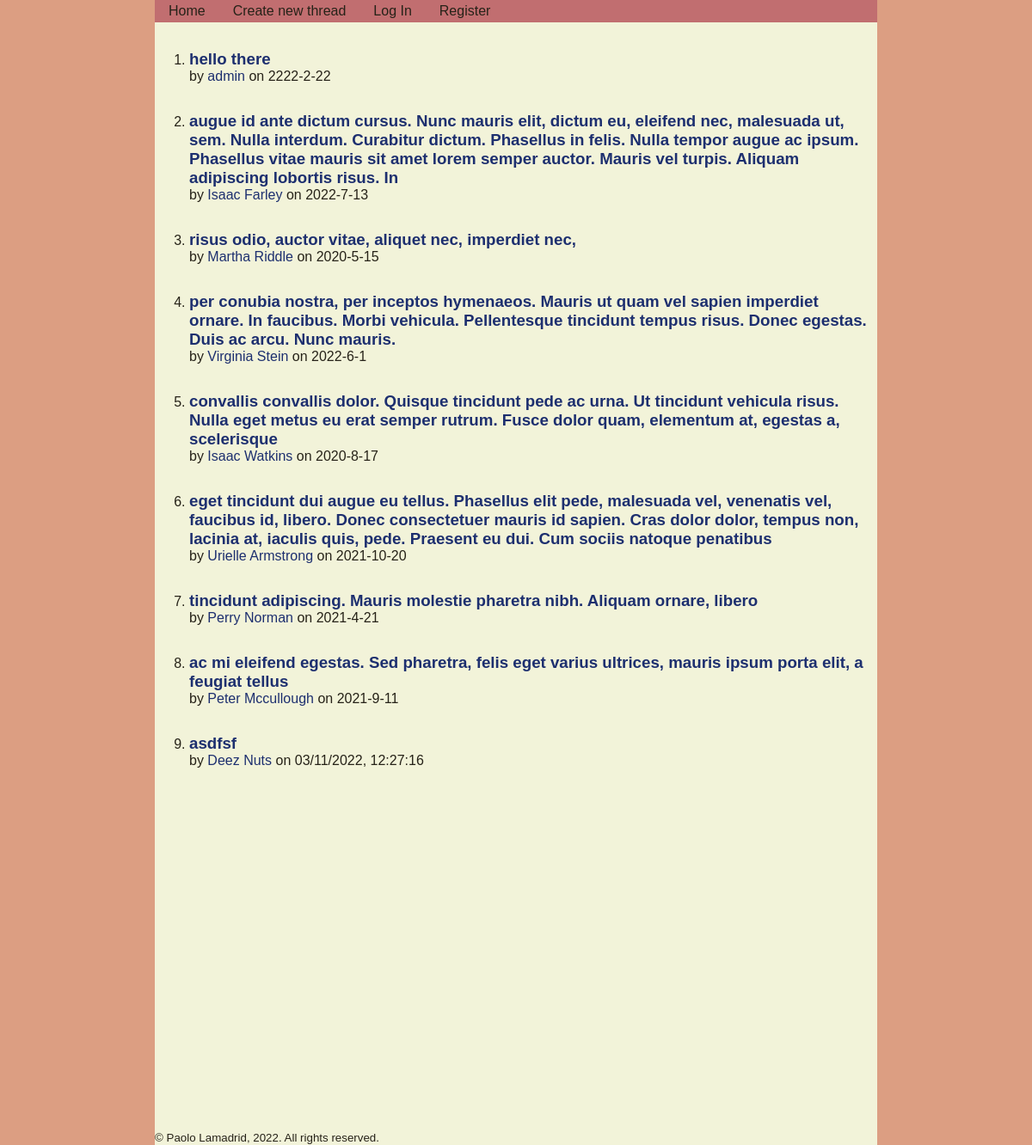
Before: / with the older database file.
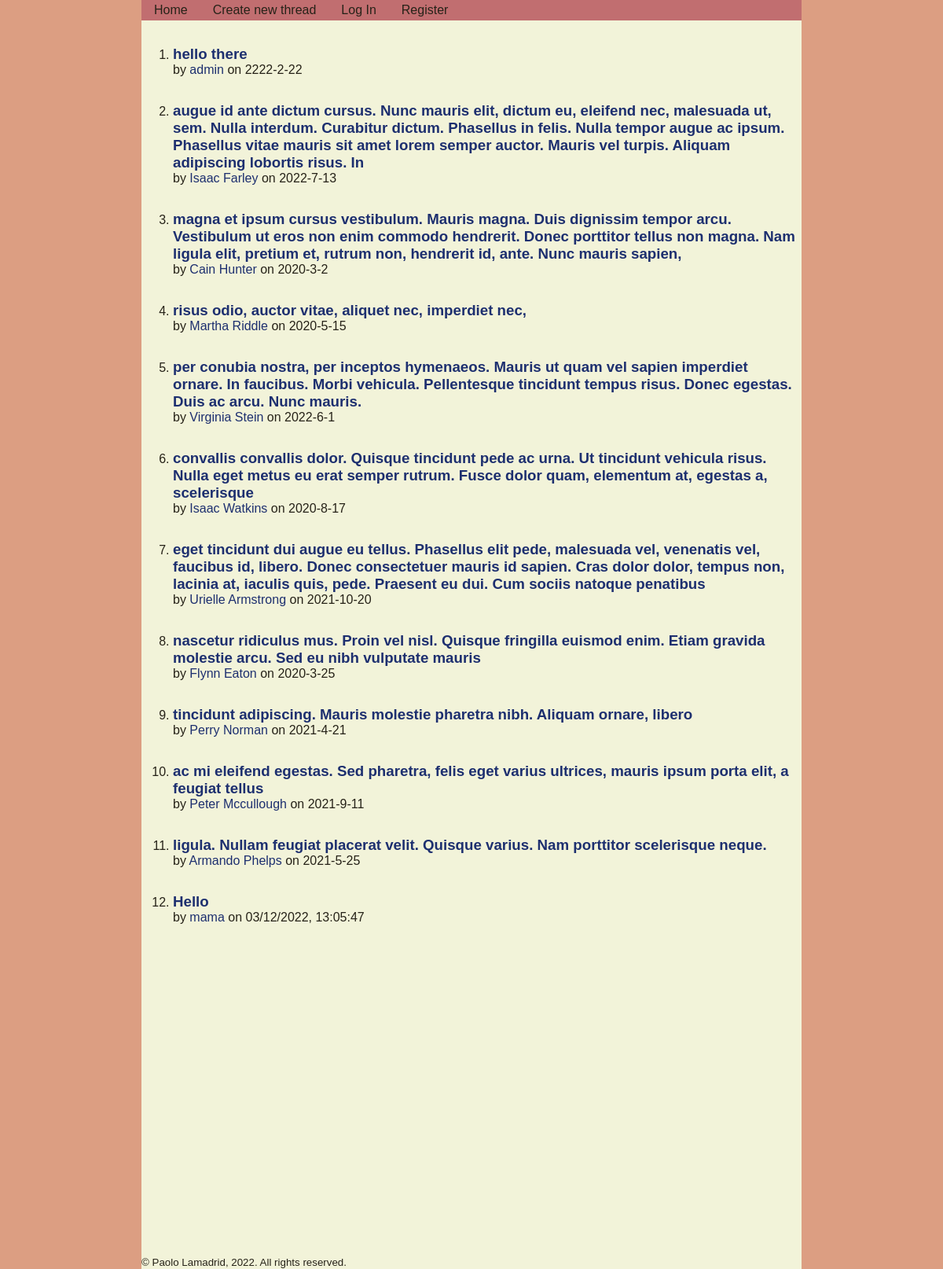
After: the same page with the newer database file.
### tables this page shows
CREATE TABLE threads
(
    thread_id INTEGER PRIMARY KEY AUTOINCREMENT,
    title TEXT NOT NULL,
    body TEXT NOT NULL,
    date_created TEXT NOT NULL,
    user_poster TEXT NOT NULL
);

### app.py (the view)
@app.route("/", methods=["GET", "POST"])
def index():
    db = get_db()
    threads = db.execute("""
        SELECT * FROM threads;
    """).fetchall()
    return render_template("index.html", threads=threads)

### app.py (called while the page is built)
@app.before_request
def load_logged_in_user():
    g.user = session.get("username", None)
    g.is_admin = session.get("is_admin", False)

### database.py (called while the page is built)
def get_db():
    if "db" not in g:
        g.db = sqlite3.connect(DATABASE,
            detect_types=sqlite3.PARSE_DECLTYPES
        )
        g.db.row_factory = sqlite3.Row
    return g.db

### templates/index.html (shortened to what this page needs)
{% extends 'base.html' %}
{% block main_content %}
<ol>
{% for thread in threads %}
    <li class="thread_thumbnail">
        <h3>
            <a href="{{ url_for('thread', thread_id=thread['thread_id']) }}">
                {{ thread["title"] }}
            </a>
        </h3>
        <p>
            by <a href="{{ url_for('user_profile', username=thread['user_poster']) }}">{{ thread["user_poster"] }}</a> on {{ thread["date_created"] }}
        </p>
    </li>
{% endfor %}
</ol>
{% endblock %}

### templates/base.html (shortened to what this page needs)
<!DOCTYPE html>
<html lang="en">
<head>
    <link rel="stylesheet" href="{{ url_for('static', filename='styles.css') }}" />
</head>
<body>
    <nav>
        <a href="{{ url_for('index') }}">
            Home
        </a>
        <a href="{{ url_for('post_thread') }}">
            Create new thread
        </a>
        {% if g.user %}
            <a href="{{ url_for('user_profile', username=g.user) }}">
                User Profile
            </a>
            <a href="{{ url_for('logout') }}">
                Log Out
            </a>
        {% else %}
            <a href="{{ url_for('login') }}">
                Log In
            </a>
            <a href="{{ url_for('register') }}">
                Register
            </a>
        {% endif %}
    </nav>
    {% block main_content %}
    {% endblock %}
    <footer>
        <small>&copy; Paolo Lamadrid, 2022. All rights reserved.</small>
    </footer>
</body>
</html>

### static/styles.css (style rules this page uses)
:root { font-size: 16px; --bgcolor: #DC9E82; --txtcolor: #262218; --bodycolor: #F2F3D9; --linkcolor: #1D2F6F; --warningcolor: #C1292E; --accentcolor: #C16E70; background-color: var(--bgcolor); }
body { background-color: var(--bodycolor); color: var(--txtcolor); font-family: 'Montserrat', Arial, sans-serif; font-size: 1rem; width: 70%; margin: 0 auto; }
footer { margin-top: 50%; }
a { text-decoration: none; color: var(--linkcolor); }
nav { background-color: var(--accentcolor); display: flex; justify-content: flex-start; }
nav a { color: var(--txtcolor); margin: 0.25rem 1rem; }
.thread_thumbnail h3, .thread_detailed h1 { margin-top: 2rem; margin-bottom: 0; }
.thread_thumbnail p, .thread_detailed p { margin: 0; }

Changed rows visible on the page:
removed threads: title "asdfsf", user_poster "Deez Nuts", date_created "03/11/2022, 12:27:16"
added threads: title "magna et ipsum cursus vestibulum. Mauris magna. Duis dignissim tempor arcu. Vestibulum ut eros non enim commodo hendrerit. Donec porttitor tellus non magna. Nam ligula elit, pretium et, rutrum non, hendrerit id, ante. Nunc mauris sapien,", user_poster "Cain Hunter", date_created "2020-3-2"
added threads: title "nascetur ridiculus mus. Proin vel nisl. Quisque fringilla euismod enim. Etiam gravida molestie arcu. Sed eu nibh vulputate mauris", user_poster "Flynn Eaton", date_created "2020-3-25"
added threads: title "ligula. Nullam feugiat placerat velit. Quisque varius. Nam porttitor scelerisque neque.", user_poster "Armando Phelps", date_created "2021-5-25"
added threads: title "Hello", user_poster "mama", date_created "03/12/2022, 13:05:47"
